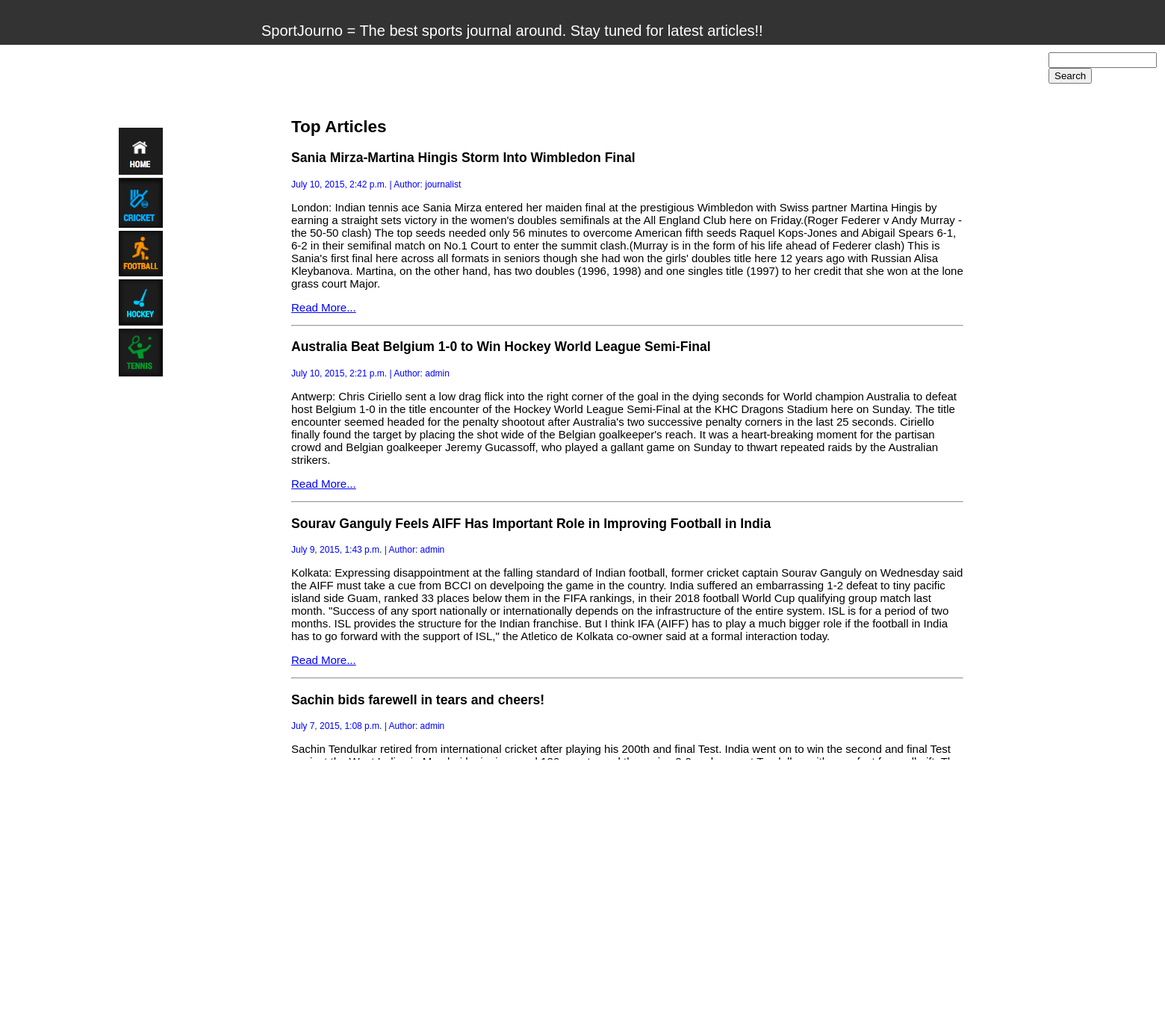
The page / on the database its author committed.
### journal/models.py (models this page shows)
class Article(models.Model):
    title = models.CharField(max_length=100, )
    author = models.ForeignKey('auth.User')
    pub_date = models.DateTimeField(auto_now_add=True)
    category = models.CharField(choices=CATEGORY_CHOICES, max_length=2)
    hero_image = models.ImageField(upload_to='pic_folder/', default='pic_folder/None/hero-no-img.jpg')
    optional_image = models.ImageField(upload_to='pic_folder/', default='pic_folder/None/opt-no-img.jpg')
    body = models.CharField(max_length=1000, default='')
    class Meta:
        ordering = ('-pub_date', )

### journal/views.py (the view)
# urls.py: url(r'^$', views.ArticleListPage),
@cache_page(60 * 10)
def ArticleListPage(request):
    logger.info("/articles list page got called..")
    try:
        articles = Article.objects.all()
        for article in articles:
            article.hero_image = str(article.hero_image).split('/')[-1]
    except ObjectDoesNotExist as e:
        logger.error(e.message)
        raise Http404
    return render(request, 'journal/list.html', {'articles':articles})

### journal/templates/journal/list.html (shortened to what this page needs)
{% load staticfiles %}
<html xmlns="http://www.w3.org/1999/xhtml">
	<head>
		<link href="{% static 'journal/css/style.css' %}" rel="stylesheet" type="text/css" media="screen" />
	</head>
	<body>
		{% load cache %}
		<div id="mybox">
			SportJourno = The best sports journal around. Stay tuned for latest articles!!<br />
		</div>
		<div id="search">
			<FORM ACTION="/search" METHOD="GET">
	        	<input type="text" name="q" onFocus="if (value == 'Search here..') {value=''}" onBlur="if (value== '') {value='Search here..'}" size="15">
				<input type="submit" value="Search"/>
			</FORM>
	    </div>
		<div id="article">
		    <div class="content">
		        <div class="column_content">
		            <div class="textblock">
		            	<h2>Top Articles</h2>
	                {% for article in articles %}
						<h3 id="title">{{article.title}}</h3>
						<p id="pub_date" style="font-size:12px; color:blue;">{{article.pub_date}} | Author: {{article.author}}</p>
						<p id="body">{{article.body}}</p>
						<p><a href="/articles/{{article.id}}/" style="color:blue;">Read More...</a></p>
						<hr>
					{% endfor %}
					<h3>What to Read Next</h3>
					<hr>
					<table>
					  <tr>
					  	{% for article in articles %}
						    <td><img id="image" src="{% static 'journal/images/'%}{{article.hero_image}}" width="100" height="100"/></td>
					    {% endfor %}
					  </tr>
					</table>
					<br><br><br/>
	            	</div>
	        	</div>
	    	</div>
		</div>
		{% cache 600 sidebar %}
	    <div id="sidebar">
			<table align="left">
			<tr>
				<td> <a href="/"><img src={% static 'journal/images/home.png' %} height="50%" width="50%" /> </td>
			</tr>
			<tr>
				<td> <a href="/articles/1/"><img src={% static 'journal/images/cricket.png' %} height="50%" width="50%" /></a> </td>
			</tr>
			<tr>
				<td> <a href="/articles/2/"><img src={% static 'journal/images/football.png' %} height="50%" width="50%" /> </td>
			</tr>
			<tr>
				<td> <a href="/articles/3/"><img src={% static 'journal/images/hockey.png' %} height="50%" width="50%" /> </td>
			</tr>
			<tr>
				<td> <a href="/articles/4/"><img src={% static 'journal/images/tennis.png' %} height="50%" width="50%" /> </td>
			</tr>
			</table>
		</div>
		{% endcache %}
	</body>
</html>

### journal/static/journal/css/style.css (style rules this page uses)
body { margin: 0; padding: 0; background: #fff repeat-x left top; font-family: "Trebuchet MS", Helvetica, sans-serif; font-size: 15px; color: #000; }
#mybox { padding-left: 350px; padding-top: 30px; padding-bottom: 30px; font-size: 20px; width:100%; height:0px; background-color: #333; color: #fff; }
#search { padding-left: 90%; padding-top: 10px; margin: 10px right; float: left; font-size: 20px; width: 150px; height: 0px; }
#sidebar { padding-left: 10%; padding-top: 0%; float : left; text-align: center; width: 30%; top:0; font-family: "Lucida Grande", Tahoma, Arial, Verdana, sans-serif; font-size: 15px; color: #000; }
#sidebar td,tr { text-align: left; }
#article { padding-top: 5%; padding-left: 25%; padding-bottom: 30px; width: 900px; height: 0px; }
#nav-images td,tr { text-align: center; }

### rows shown on the page
Article: title "Sania Mirza-Martina Hingis Storm Into Wimbledon Final", pub_date "July 10, 2015, 2:42 p.m.", author "journalist", body "London: Indian tennis ace Sania Mirza entered her maiden final at the prestigious Wimbledon with Swiss partner Martina Hingis by earning a straight sets victory in the women's doubles semifinals at the All England Club here on Friday.(Roger Federer v Andy Murray - the 50-50 clash) The top seeds needed only 56 minutes to overcome American fifth seeds Raquel Kops-Jones and Abigail Spears 6-1, 6-2 in their semifinal match on No.1 Court to enter the summit clash.(Murray is in the form of his life ahead of Federer clash) This is Sania's first final here across all formats in seniors though she had won the girls' doubles title here 12 years ago with Russian Alisa Kleybanova. Martina, on the other…", hero_image (picture)
Article: title "Australia Beat Belgium 1-0 to Win Hockey World League Semi-Final", pub_date "July 10, 2015, 2:21 p.m.", author "admin", body "Antwerp: Chris Ciriello sent a low drag flick into the right corner of the goal in the dying seconds for World champion Australia to defeat host Belgium 1-0 in the title encounter of the Hockey World League Semi-Final at the KHC Dragons Stadium here on Sunday. The title encounter seemed headed for the penalty shootout after Australia's two successive penalty corners in the last 25 seconds. Ciriello finally found the target by placing the shot wide of the Belgian goalkeeper's reach. It was a heart-breaking moment for the partisan crowd and Belgian goalkeeper Jeremy Gucassoff, who played a gallant game on Sunday to thwart repeated raids by the Australian strikers.", hero_image (picture)
Article: title "Sourav Ganguly Feels AIFF Has Important Role in Improving Football in India", pub_date "July 9, 2015, 1:43 p.m.", author "admin", body "Kolkata: Expressing disappointment at the falling standard of Indian football, former cricket captain Sourav Ganguly on Wednesday said the AIFF must take a cue from BCCI on develpoing the game in the country. India suffered an embarrassing 1-2 defeat to tiny pacific island side Guam, ranked 33 places below them in the FIFA rankings, in their 2018 football World Cup qualifying group match last month. \"Success of any sport nationally or internationally depends on the infrastructure of the entire system. ISL is for a period of two months. ISL provides the structure for the Indian franchise. But I think IFA (AIFF) has to play a much bigger role if the football in India has to go forward with…", hero_image (picture)
Article: title "Sachin bids farewell in tears and cheers!", pub_date "July 7, 2015, 1:08 p.m.", author "admin", body "Sachin Tendulkar retired from international cricket after playing his 200th and final Test. India went on to win the second and final Test against the West Indies in Mumbai by innings and 126 runs to seal the series 2-0 and present Tendulkar with a perfect farewell gift. The entire Indian team gave a moving lap of honour to the Little Master as soon as the match ended. The Master Blaster gave an emotional speech that had everyone in tears at the Wankhede Stadium. Here is the full text of his speech: Friends, please settle down, I will get more and more emotional! My life has been between 22 yards for 24 years and it's hard to believe my wonderful journey is coming to an end. but I would…", hero_image (picture)
